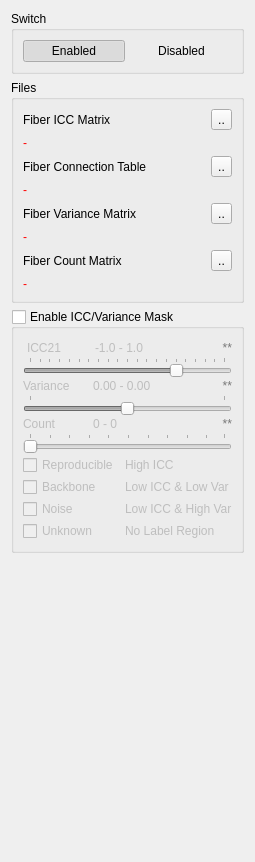
     <widget class="QWidget" name="fiber_classify">
      <attribute name="title">
       <string>Fiber Classification</string>
      </attribute>
      <layout class="QVBoxLayout" name="verticalLayout_15">
       <item>
        <widget class="QGroupBox" name="groupBox_12">
         <property name="title">
          <string>Switch</string>
         </property>
         <layout class="QVBoxLayout" name="verticalLayout_13">
          <item>
           <layout class="QHBoxLayout" name="horizontalLayout_22">
            <item>
             <widget class="QPushButton" name="pushButton_5">
              <property name="text">
               <string>Enabled</string>
              </property>
              <property name="checkable">
               <bool>true</bool>
              </property>
              <property name="checked">
               <bool>true</bool>
              </property>
              <property name="autoExclusive">
               <bool>true</bool>
              </property>
              <property name="flat">
               <bool>true</bool>
              </property>
             </widget>
            </item>
            <item>
             <widget class="QPushButton" name="pushButton_6">
              <property name="text">
               <string>Disabled</string>
              </property>
              <property name="checkable">
               <bool>true</bool>
              </property>
              <property name="checked">
               <bool>false</bool>
              </property>
              <property name="autoExclusive">
               <bool>true</bool>
              </property>
              <property name="flat">
               <bool>true</bool>
              </property>
             </widget>
            </item>
           </layout>
          </item>
         </layout>
        </widget>
       </item>
       <item>
        <widget class="QGroupBox" name="groupBox_10">
         <property name="title">
          <string>Files</string>
         </property>
         <layout class="QVBoxLayout" name="verticalLayout_9">
          <item>
           <layout class="QHBoxLayout" name="horizontalLayout_8">
            <item>
             <widget class="QLabel" name="label_12">
              <property name="text">
               <string>Fiber ICC Matrix</string>
              </property>
             </widget>
            </item>
            <item>
             <widget class="QToolButton" name="openFiberICCBtn">
              <property name="text">
               <string>..</string>
              </property>
             </widget>
            </item>
           </layout>
          </item>
          <item>
           <widget class="QLabel" name="fiberICCLabel">
            <property name="palette">
             <palette>
              <active>
               <colorrole role="WindowText">
                <brush brushstyle="SolidPattern">
                 <color alpha="255">
                  <red>255</red>
                  <green>0</green>
                  <blue>0</blue>
                 </color>
                </brush>
               </colorrole>
              </active>
              <inactive>
               <colorrole role="WindowText">
                <brush brushstyle="SolidPattern">
                 <color alpha="255">
                  <red>255</red>
                  <green>0</green>
                  <blue>0</blue>
                 </color>
                </brush>
               </colorrole>
              </inactive>
              <disabled>
               <colorrole role="WindowText">
                <brush brushstyle="SolidPattern">
                 <color alpha="255">
                  <red>120</red>
                  <green>120</green>
                  <blue>120</blue>
                 </color>
                </brush>
               </colorrole>
              </disabled>
             </palette>
            </property>
            <property name="text">
             <string>-</string>
            </property>
            <property name="wordWrap">
             <bool>true</bool>
            </property>
           </widget>
          </item>
          <item>
           <layout class="QHBoxLayout" name="horizontalLayout_7">
            <item>
             <widget class="QLabel" name="label_8">
              <property name="text">
               <string>Fiber Connection Table</string>
              </property>
             </widget>
            </item>
            <item>
             <widget class="QToolButton" name="openFiberConnBtn">
              <property name="text">
               <string>..</string>
              </property>
             </widget>
            </item>
           </layout>
          </item>
          <item>
           <widget class="QLabel" name="fiberConnLabel">
            <property name="palette">
             <palette>
              <active>
               <colorrole role="WindowText">
                <brush brushstyle="SolidPattern">
                 <color alpha="255">
                  <red>255</red>
                  <green>0</green>
                  <blue>0</blue>
                 </color>
                </brush>
               </colorrole>
              </active>
              <inactive>
               <colorrole role="WindowText">
                <brush brushstyle="SolidPattern">
                 <color alpha="255">
                  <red>255</red>
                  <green>0</green>
                  <blue>0</blue>
                 </color>
                </brush>
               </colorrole>
              </inactive>
              <disabled>
               <colorrole role="WindowText">
                <brush brushstyle="SolidPattern">
                 <color alpha="255">
                  <red>120</red>
                  <green>120</green>
                  <blue>120</blue>
                 </color>
                </brush>
               </colorrole>
              </disabled>
             </palette>
            </property>
            <property name="text">
             <string>-</string>
            </property>
            <property name="wordWrap">
             <bool>true</bool>
            </property>
           </widget>
          </item>
          <item>
           <layout class="QHBoxLayout" name="horizontalLayout_6">
            <item>
             <widget class="QLabel" name="label_18">
              <property name="text">
               <string>Fiber Variance Matrix</string>
              </property>
             </widget>
            </item>
            <item>
             <widget class="QToolButton" name="openFiberVarBtn">
              <property name="text">
               <string>..</string>
              </property>
             </widget>
            </item>
           </layout>
          </item>
          <item>
           <widget class="QLabel" name="fiberVarLabel">
            <property name="palette">
             <palette>
              <active>
               <colorrole role="WindowText">
                <brush brushstyle="SolidPattern">
                 <color alpha="255">
                  <red>255</red>
                  <green>0</green>
                  <blue>0</blue>
                 </color>
                </brush>
               </colorrole>
              </active>
              <inactive>
               <colorrole role="WindowText">
                <brush brushstyle="SolidPattern">
                 <color alpha="255">
                  <red>255</red>
                  <green>0</green>
                  <blue>0</blue>
                 </color>
                </brush>
               </colorrole>
              </inactive>
              <disabled>
               <colorrole role="WindowText">
                <brush brushstyle="SolidPattern">
                 <color alpha="255">
                  <red>120</red>
                  <green>120</green>
                  <blue>120</blue>
                 </color>
                </brush>
               </colorrole>
              </disabled>
             </palette>
            </property>
            <property name="text">
             <string>-</string>
            </property>
            <property name="wordWrap">
             <bool>true</bool>
            </property>
           </widget>
          </item>
          <item>
           <layout class="QHBoxLayout" name="horizontalLayout_15">
            <item>
             <widget class="QLabel" name="label_20">
              <property name="text">
               <string>Fiber Count Matrix</string>
              </property>
             </widget>
            </item>
            <item>
             <widget class="QToolButton" name="openFiberCountBtn">
              <property name="text">
               <string>..</string>
              </property>
             </widget>
            </item>
           </layout>
          </item>
          <item>
           <widget class="QLabel" name="fiberCountLabel">
            <property name="palette">
             <palette>
              <active>
               <colorrole role="WindowText">
                <brush brushstyle="SolidPattern">
                 <color alpha="255">
                  <red>255</red>
                  <green>0</green>
                  <blue>0</blue>
                 </color>
                </brush>
               </colorrole>
              </active>
              <inactive>
               <colorrole role="WindowText">
                <brush brushstyle="SolidPattern">
                 <color alpha="255">
                  <red>255</red>
                  <green>0</green>
                  <blue>0</blue>
                 </color>
                </brush>
               </colorrole>
              </inactive>
              <disabled>
               <colorrole role="WindowText">
                <brush brushstyle="SolidPattern">
                 <color alpha="255">
                  <red>120</red>
                  <green>120</green>
                  <blue>120</blue>
                 </color>
                </brush>
               </colorrole>
              </disabled>
             </palette>
            </property>
            <property name="text">
             <string>-</string>
            </property>
            <property name="wordWrap">
             <bool>true</bool>
            </property>
           </widget>
          </item>
         </layout>
        </widget>
       </item>
       <item>
        <widget class="QGroupBox" name="enableMaskGroupbox">
         <property name="title">
          <string>Enable ICC/Variance Mask</string>
         </property>
         <property name="checkable">
          <bool>true</bool>
         </property>
         <property name="checked">
          <bool>false</bool>
         </property>
         <layout class="QFormLayout" name="formLayout_2">
          <property name="fieldGrowthPolicy">
           <enum>QFormLayout::AllNonFixedFieldsGrow</enum>
          </property>
          <property name="verticalSpacing">
           <number>2</number>
          </property>
          <item row="3" column="0" colspan="2">
           <layout class="QHBoxLayout" name="horizontalLayout_12">
            <property name="leftMargin">
             <number>4</number>
            </property>
            <property name="topMargin">
             <number>3</number>
            </property>
            <item>
             <widget class="QLabel" name="label_13">
              <property name="text">
               <string>ICC21</string>
              </property>
             </widget>
            </item>
            <item>
             <widget class="QLabel" name="iccRangeLabel">
              <property name="text">
               <string>-1.0 - 1.0</string>
              </property>
             </widget>
            </item>
            <item>
             <widget class="QLabel" name="curICCLabel">
              <property name="palette">
               <palette>
                <active>
                 <colorrole role="WindowText">
                  <brush brushstyle="SolidPattern">
                   <color alpha="255">
                    <red>255</red>
                    <green>0</green>
                    <blue>0</blue>
                   </color>
                  </brush>
                 </colorrole>
                </active>
                <inactive>
                 <colorrole role="WindowText">
                  <brush brushstyle="SolidPattern">
                   <color alpha="255">
                    <red>255</red>
                    <green>0</green>
                    <blue>0</blue>
                   </color>
                  </brush>
                 </colorrole>
                </inactive>
                <disabled>
                 <colorrole role="WindowText">
                  <brush brushstyle="SolidPattern">
                   <color alpha="255">
                    <red>120</red>
                    <green>120</green>
                    <blue>120</blue>
                   </color>
                  </brush>
                 </colorrole>
                </disabled>
               </palette>
              </property>
              <property name="text">
               <string>**</string>
              </property>
              <property name="alignment">
               <set>Qt::AlignRight|Qt::AlignTrailing|Qt::AlignVCenter</set>
              </property>
             </widget>
            </item>
           </layout>
          </item>
          <item row="4" column="0" colspan="2">
           <layout class="QHBoxLayout" name="horizontalLayout_10">
            <item>
             <widget class="QSlider" name="ICCSlider">
              <property name="minimum">
               <number>-100</number>
              </property>
              <property name="maximum">
               <number>100</number>
              </property>
              <property name="value">
               <number>50</number>
              </property>
              <property name="sliderPosition">
               <number>50</number>
              </property>
              <property name="orientation">
               <enum>Qt::Horizontal</enum>
              </property>
              <property name="tickPosition">
               <enum>QSlider::TicksAbove</enum>
              </property>
             </widget>
            </item>
           </layout>
          </item>
          <item row="7" column="0" colspan="2">
           <layout class="QHBoxLayout" name="horizontalLayout_11">
            <item>
             <widget class="QLabel" name="label_14">
              <property name="text">
               <string>Variance</string>
              </property>
             </widget>
            </item>
            <item>
             <widget class="QLabel" name="varRangeLabel">
              <property name="text">
               <string>0.00 - 0.00</string>
              </property>
             </widget>
            </item>
            <item>
             <widget class="QLabel" name="curVarLabel">
              <property name="palette">
               <palette>
                <active>
                 <colorrole role="WindowText">
                  <brush brushstyle="SolidPattern">
                   <color alpha="255">
                    <red>255</red>
                    <green>0</green>
                    <blue>0</blue>
                   </color>
                  </brush>
                 </colorrole>
                </active>
                <inactive>
                 <colorrole role="WindowText">
                  <brush brushstyle="SolidPattern">
                   <color alpha="255">
                    <red>255</red>
                    <green>0</green>
                    <blue>0</blue>
                   </color>
                  </brush>
                 </colorrole>
                </inactive>
                <disabled>
                 <colorrole role="WindowText">
                  <brush brushstyle="SolidPattern">
                   <color alpha="255">
                    <red>120</red>
                    <green>120</green>
                    <blue>120</blue>
                   </color>
                  </brush>
                 </colorrole>
                </disabled>
               </palette>
              </property>
              <property name="text">
               <string>**</string>
              </property>
              <property name="alignment">
               <set>Qt::AlignRight|Qt::AlignTrailing|Qt::AlignVCenter</set>
              </property>
             </widget>
            </item>
           </layout>
          </item>
          <item row="8" column="0" colspan="2">
           <layout class="QHBoxLayout" name="horizontalLayout_9">
            <item>
             <widget class="QSlider" name="VarianceSlider">
              <property name="maximum">
               <number>100</number>
              </property>
              <property name="singleStep">
               <number>1</number>
              </property>
              <property name="pageStep">
               <number>100</number>
              </property>
              <property name="value">
               <number>50</number>
              </property>
              <property name="orientation">
               <enum>Qt::Horizontal</enum>
              </property>
              <property name="tickPosition">
               <enum>QSlider::TicksAbove</enum>
              </property>
             </widget>
            </item>
           </layout>
          </item>
          <item row="9" column="0" colspan="2">
           <layout class="QHBoxLayout" name="horizontalLayout_13">
            <item>
             <widget class="QLabel" name="label_19">
              <property name="text">
               <string>Count</string>
              </property>
             </widget>
            </item>
            <item>
             <widget class="QLabel" name="countRangeLabel">
              <property name="text">
               <string>0 - 0</string>
              </property>
             </widget>
            </item>
            <item>
             <widget class="QLabel" name="curCountLabel">
              <property name="palette">
               <palette>
                <active>
                 <colorrole role="WindowText">
                  <brush brushstyle="SolidPattern">
                   <color alpha="255">
                    <red>255</red>
                    <green>0</green>
                    <blue>0</blue>
                   </color>
                  </brush>
                 </colorrole>
                </active>
                <inactive>
                 <colorrole role="WindowText">
                  <brush brushstyle="SolidPattern">
                   <color alpha="255">
                    <red>255</red>
                    <green>0</green>
                    <blue>0</blue>
                   </color>
                  </brush>
                 </colorrole>
                </inactive>
                <disabled>
                 <colorrole role="WindowText">
                  <brush brushstyle="SolidPattern">
                   <color alpha="255">
                    <red>120</red>
                    <green>120</green>
                    <blue>120</blue>
                   </color>
                  </brush>
                 </colorrole>
                </disabled>
               </palette>
              </property>
              <property name="text">
               <string>**</string>
              </property>
              <property name="alignment">
               <set>Qt::AlignRight|Qt::AlignTrailing|Qt::AlignVCenter</set>
              </property>
             </widget>
            </item>
           </layout>
          </item>
          <item row="11" column="0" colspan="2">
           <layout class="QHBoxLayout" name="horizontalLayout_14">
            <item>
             <widget class="QSlider" name="countSlider">
              <property name="orientation">
               <enum>Qt::Horizontal</enum>
              </property>
              <property name="tickPosition">
               <enum>QSlider::TicksAbove</enum>
              </property>
             </widget>
            </item>
           </layout>
          </item>
          <item row="12" column="0">
           <widget class="QCheckBox" name="reproducibleCheckbox">
            <property name="text">
             <string>Reproducible</string>
            </property>
           </widget>
          </item>
          <item row="12" column="1">
           <widget class="QLabel" name="label_15">
            <property name="text">
             <string>High ICC</string>
            </property>
           </widget>
          </item>
          <item row="13" column="0">
           <widget class="QCheckBox" name="backboneCheckbox">
            <property name="text">
             <string>Backbone</string>
            </property>
           </widget>
          </item>
          <item row="13" column="1">
           <widget class="QLabel" name="label_16">
            <property name="text">
             <string>Low ICC &amp; Low Var</string>
            </property>
           </widget>
          </item>
          <item row="14" column="0">
           <widget class="QCheckBox" name="noiseCheckbox">
            <property name="text">
             <string>Noise</string>
            </property>
           </widget>
          </item>
          <item row="14" column="1">
           <widget class="QLabel" name="label_17">
            <property name="text">
             <string>Low ICC &amp; High Var</string>
            </property>
           </widget>
          </item>
          <item row="15" column="0">
           <widget class="QCheckBox" name="UnknownCheckbox">
            <property name="text">
             <string>Unknown</string>
            </property>
           </widget>
          </item>
          <item row="15" column="1">
           <widget class="QLabel" name="label_21">
            <property name="text">
             <string>No Label Region</string>
            </property>
           </widget>
          </item>
         </layout>
        </widget>
       </item>
       <item>
        <spacer name="verticalSpacer_5">
         <property name="orientation">
          <enum>Qt::Vertical</enum>
         </property>
         <property name="sizeHint" stdset="0">
          <size>
           <width>20</width>
           <height>298</height>
          </size>
         </property>
        </spacer>
       </item>
      </layout>
     </widget>
